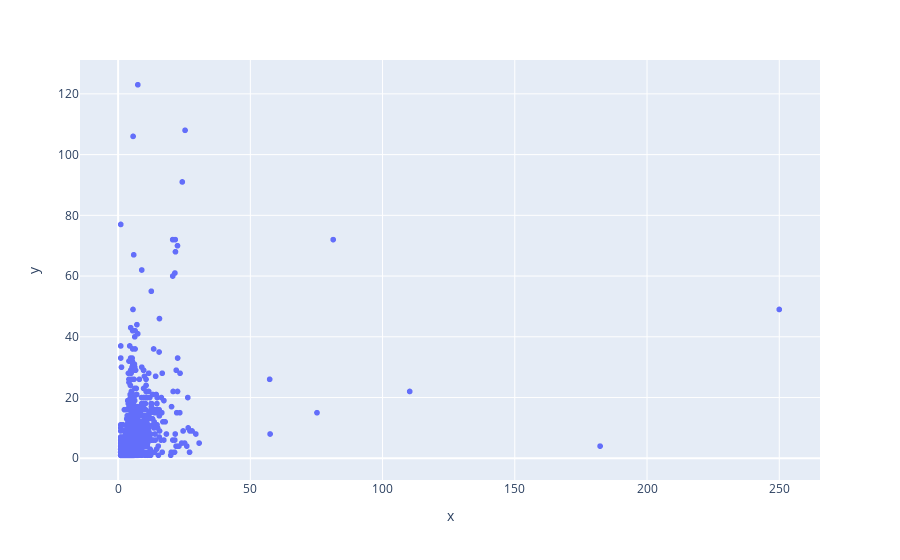

Notebook source saved alongside this figure:
### Code cell
px.scatter(x = y.cpu().detach().numpy(), y = t.cpu().detach().numpy())

### Figure 1 — Plotly figure (JSON) as saved in the notebook; plotly's stock layout.template omitted (floating-point values rounded to 4 significant figures; data arrays with more than 128 entries replaced by an {"elided": "..."} marker saying what was removed)
{"data": [{"hovertemplate": "x=%{x}<br>y=%{y}<extra></extra>", "legendgroup": "", "marker": {"color": "#636efa", "symbol": "circle"}, "mode": "markers", "name": "", "showlegend": false, "type": "scattergl", "x": {"elided": "6152 float values"}, "xaxis": "x", "y": {"elided": "6152 int values"}, "yaxis": "y"}], "layout": {"autosize": true, "legend": {"tracegroupgap": 0}, "margin": {"t": 60}, "xaxis": {"anchor": "y", "autorange": true, "domain": [0, 1], "range": [-14.52, 265.5], "title": {"text": "x"}, "type": "linear"}, "yaxis": {"anchor": "x", "autorange": true, "domain": [0, 1], "range": [-8.446, 132.4], "title": {"text": "y"}, "type": "linear"}}}
